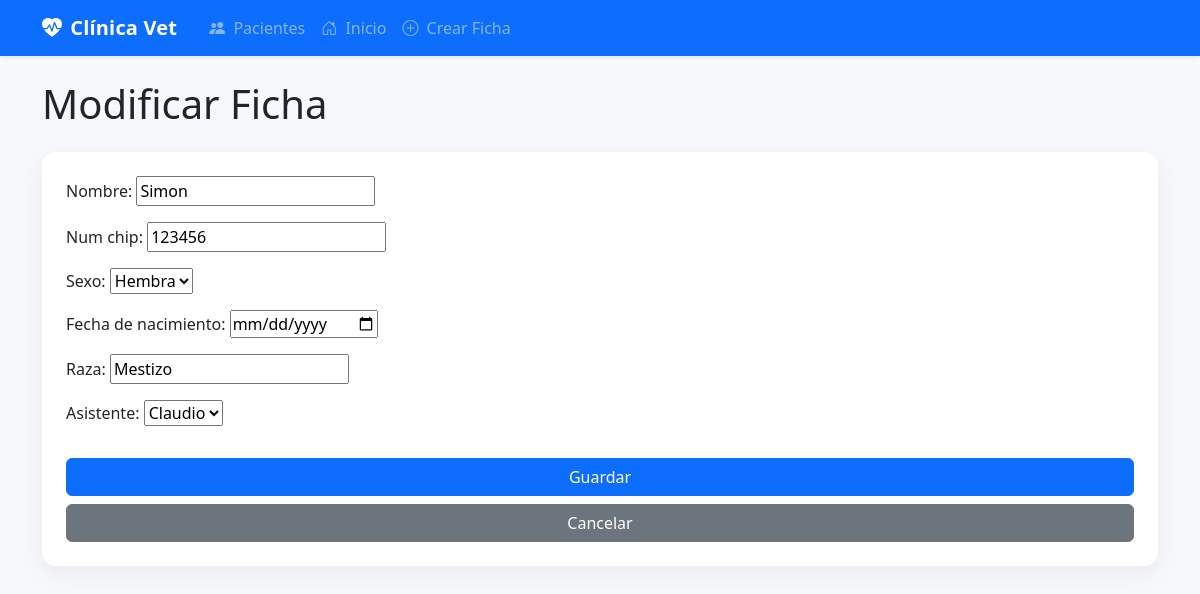
The page /1/modificar/ on the database its author committed.
### principal/models.py (models this page shows, shortened)
class FichaMascota(models.Model):
    idficha_mascota = models.AutoField(primary_key=True, db_column='idficha_mascota')
    nombre = models.CharField(max_length=45)
    num_chip = models.CharField(max_length=45, blank=True, null=True)
    sexo = models.CharField(max_length=1, choices=SEXO_CHOICES)
    fecha_nacimiento = models.DateField()
    raza = models.CharField(max_length=45)
    dueño = models.ForeignKey(Dueno, on_delete=models.CASCADE)
    asistente = models.ForeignKey(Asistente, on_delete=models.SET_NULL, null=True)

class Profesional(models.Model):
    idprofesional = models.IntegerField(primary_key=True)
    run = models.CharField(max_length=13, unique=True)
    nombre = models.CharField(max_length=45)
    apellido = models.CharField(max_length=45)
    fono = models.CharField(max_length=45)
    class Meta:
        verbose_name_plural = "Profesionales"

### principal/views.py (the view)
# urls.py: path('<int:pk>/modificar/', views.modificar_ficha_mascota, name='modificar_ficha_mascota'),
def modificar_ficha_mascota(request, pk):
    mascota = get_object_or_404(FichaMascota, pk=pk)
    if request.method == 'POST':
        form = FichaMascotaForm(request.POST, instance=mascota)
        if form.is_valid():
            form.save()
            return redirect('detalle_mascota', pk=mascota.pk)
    else:
        form = FichaMascotaForm(instance=mascota)
    return render(request, 'principal/form_ficha_mascota.html', {'form': form, 'title': 'Modificar Ficha'})

### principal/forms.py
class FichaMascotaForm(forms.ModelForm):
    fecha_nacimiento = forms.DateField(
        widget=forms.DateInput(attrs={'type': 'date'}),
        label="Fecha de nacimiento"
    )
    class Meta:
        model = FichaMascota
        fields = ['nombre', 'num_chip', 'sexo', 'fecha_nacimiento', 'raza', 'dueño', 'asistente']
        exclude = ['dueño']

### principal/models.py (called while the page is built)
    def __str__(self):
        return self.idasistente.nombre

### principal/templates/principal/form_ficha_mascota.html (shortened to what this page needs)
{% extends 'principal/base.html' %}
{% block content %}
    <h1 class="mb-4">{{ title }}</h1>
    <form method="post" class="card p-4">
        {{ form.as_p }}
        <button type="submit" class="btn btn-primary mt-3">Guardar</button>
        <a href="{% url 'lista_mascotas' %}" class="btn btn-secondary mt-2">Cancelar</a>
    </form>
{% endblock %}

### principal/static/principal/css/app.css (style rules this page uses)
:root { --soft-bg:#f7f8fb; --muted:#6b7280; }
html,body { height:100% }
body { background:var(--soft-bg) }
.card { border:0;border-radius:14px;box-shadow:0 8px 26px rgba(0,0,0,.06) }

### rows shown on the page
FichaMascota: nombre "Simon", num_chip "123456", sexo "Hembra", raza "Mestizo", asistente "Claudio"

### other values the page prints
{{ title }} "Modificar Ficha"
